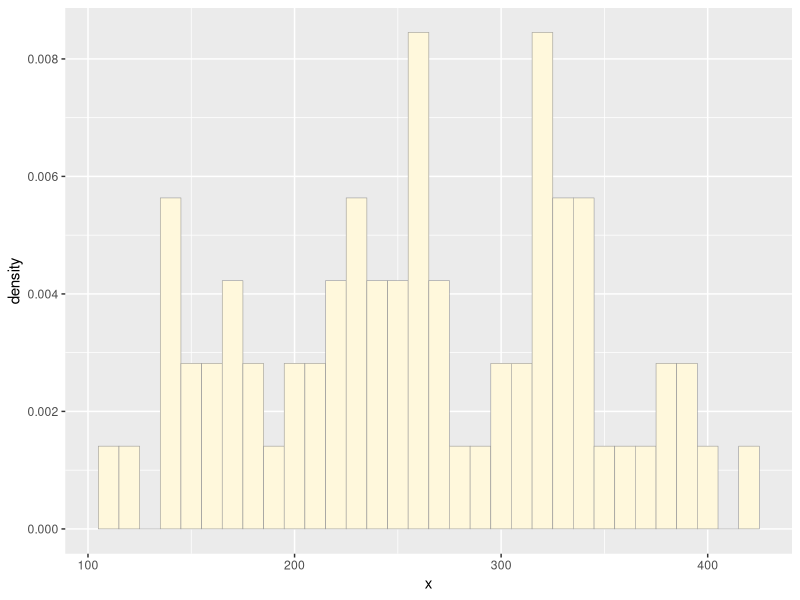
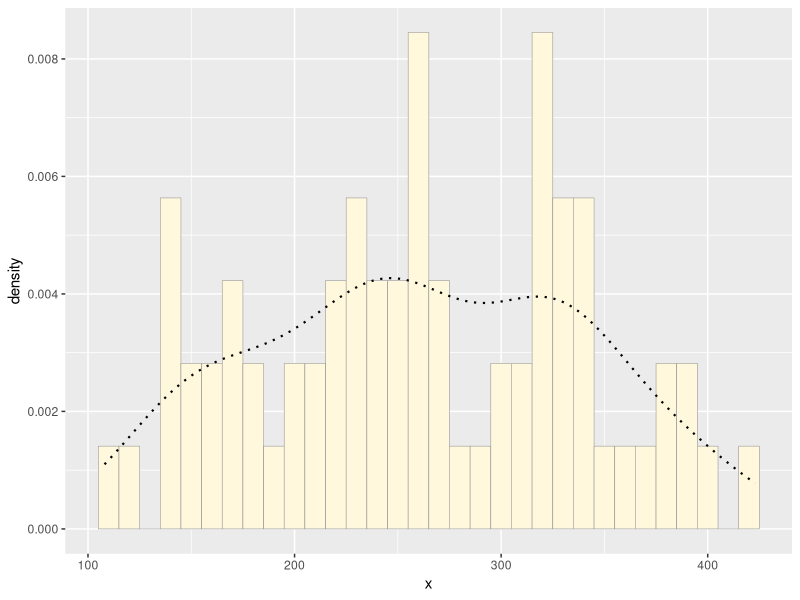
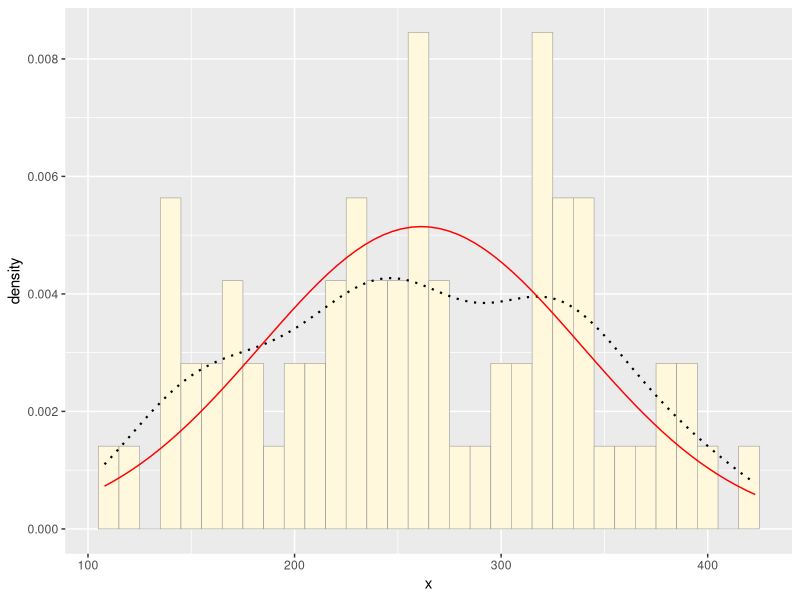
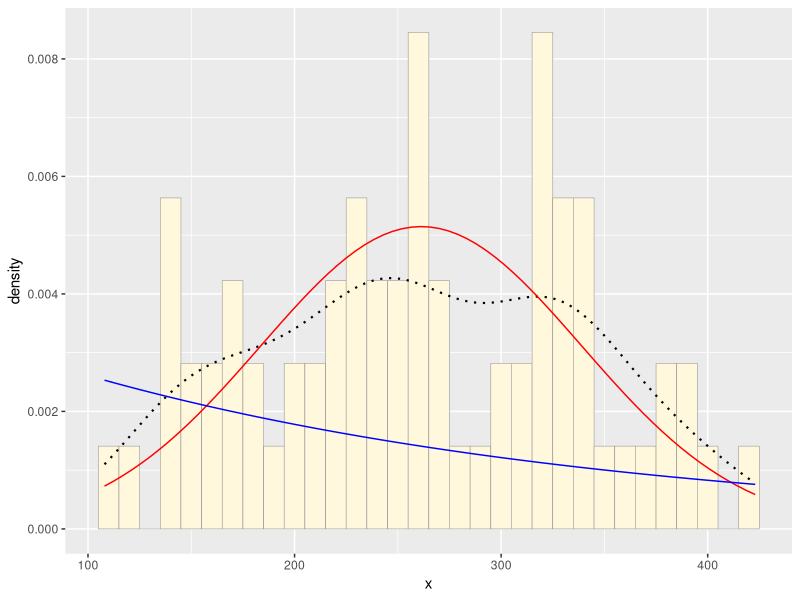
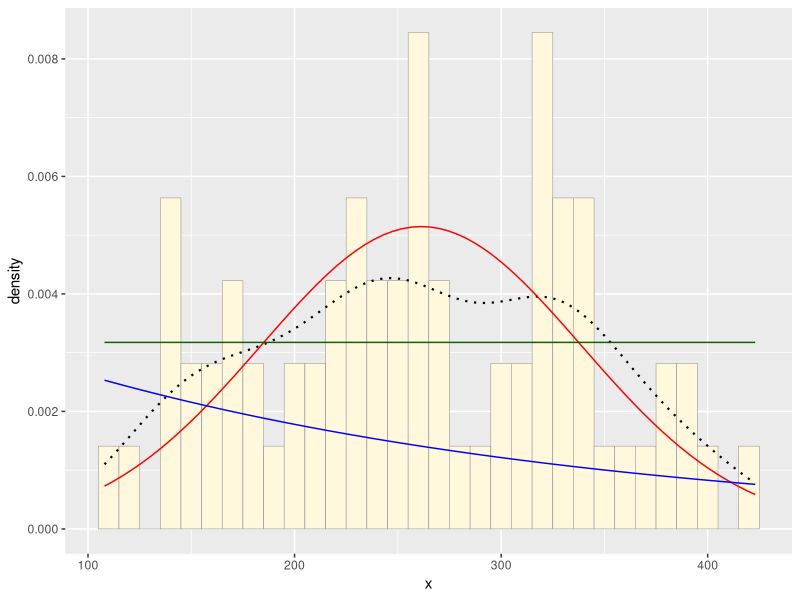
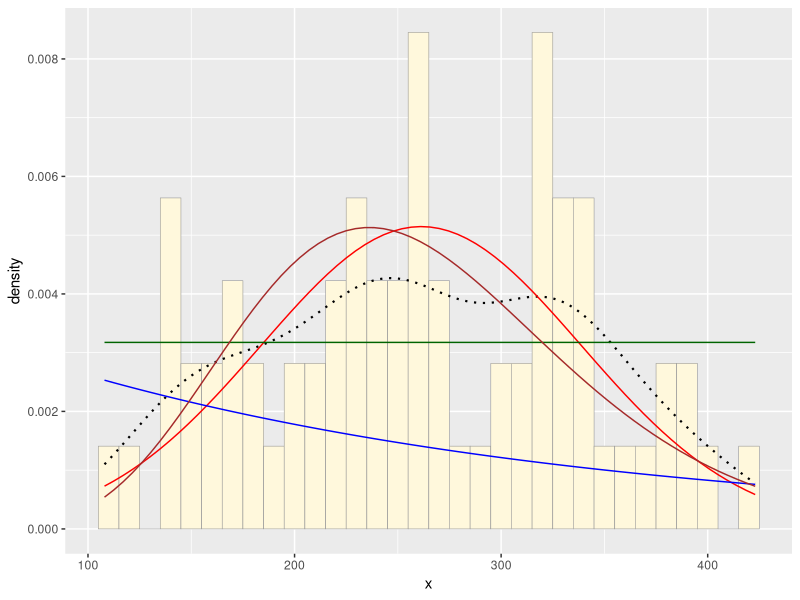
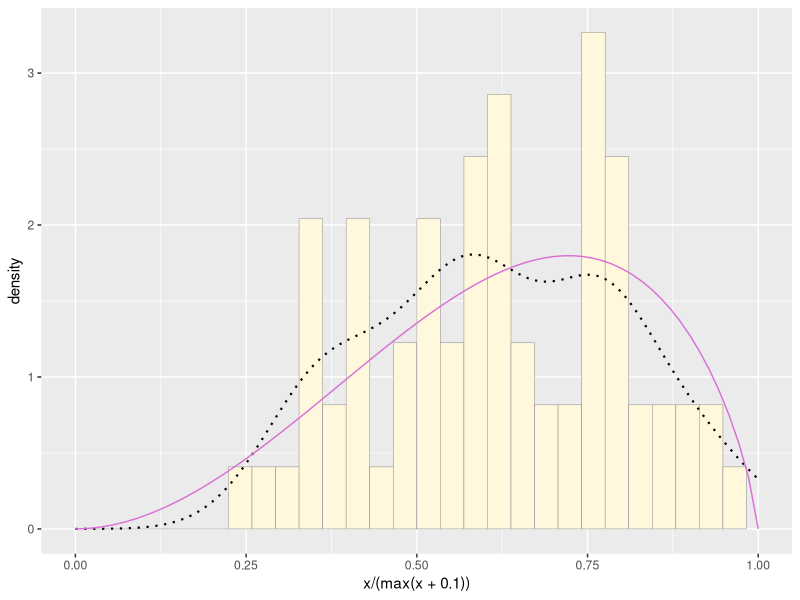
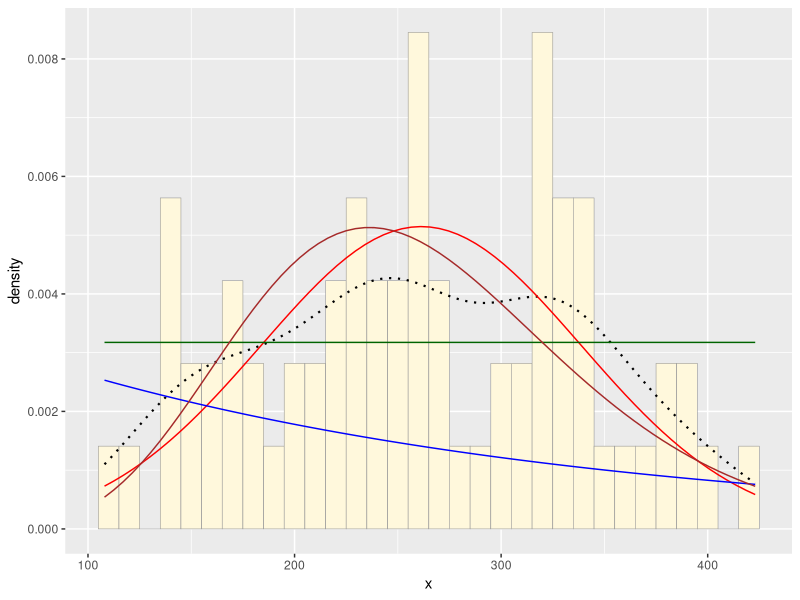

Source code (R) for these figures, in order:
## ---- chunk 1
knitr::opts_chunk$set(echo = TRUE)

## iris$Petal.Length
## chickwts$weight
## cabbages$HeadWt
## USCerreal$calories
## USCerreal$sugars

## ---- chunk 2
library(ggplot2) # for graphics
library(MASS) # for maximum likelihood estimation
## ---- chunk 3

df <- data.frame(x = chickwts$weight)

summary(df$x)

## ---- chunk 4
p1 <- ggplot(data=df, aes(x=x, y=after_stat(density))) +
  geom_histogram(color="grey60",fill="cornsilk",size=0.2, binwidth = 10) 
print(p1)
## ---- chunk 5
p2 <-  p1 +  geom_density(linetype="dotted",size=0.75)
print(p2)
## ---- chunk 6
normPars <- fitdistr(df$x,"normal")
print(normPars)
str(normPars)
normPars$estimate["mean"] # note structure of getting a named attribute

## ---- chunk 7

meanML <- normPars$estimate["mean"]
sdML <- normPars$estimate["sd"]

xval <- seq(min(df$x),max(df$x),len=length(df$x))

stat1 <- stat_function(aes(x = xval, y = ..y..), fun = dnorm, colour="red", n = length(df$x), args = list(mean = meanML, sd = sdML))
p2 + stat1
## ---- chunk 8
expoPars <- fitdistr(df$x,"exponential")
rateML <- expoPars$estimate["rate"]

stat2 <- stat_function(aes(x = xval, y = ..y..), fun = dexp, colour="blue", n = length(df$x), args = list(rate=rateML))
p2 + stat1 + stat2
## ---- chunk 9
stat3 <- stat_function(aes(x = xval, y = ..y..), fun = dunif, colour="darkgreen", n = length(df$x), args = list(min=min(df$x), max=max(df$x)))
p2 + stat1 + stat2 + stat3
## ---- chunk 10
gammaPars <- fitdistr(df$x,"gamma")
shapeML <- gammaPars$estimate["shape"]
rateML <- gammaPars$estimate["rate"]

stat4 <- stat_function(aes(x = xval, y = ..y..), fun = dgamma, colour="brown", n = length(df$x), args = list(shape=shapeML, rate=rateML))
p2 + stat1 + stat2 + stat3 + stat4
## ---- chunk 11

pSpecial <- ggplot(data=df, aes(x=x/(max(x + 0.1)), y=..density..)) +
  geom_histogram(color="grey60",fill="cornsilk",size=0.2) + 
  xlim(c(0,1)) +
  geom_density(size=0.75,linetype="dotted")

betaPars <- fitdistr(x=df$x/max(df$x + 0.1),start=list(shape1=1,shape2=2),"beta")
shape1ML <- betaPars$estimate["shape1"]
shape2ML <- betaPars$estimate["shape2"]

statSpecial <- stat_function(aes(x = xval, y = ..y..), fun = dbeta, colour="orchid", n = length(df$x), args = list(shape1=shape1ML,shape2=shape2ML))
pSpecial + statSpecial
## ---- chunk 12

p2 + stat1 + stat2 + stat3 + stat4

## ---- chunk 13

set.seed(0)

new_df <- data.frame(new_x = rnorm(n=length(df$x), mean=meanML, sd=sdML))

new_range <- range(new_df$new_x)[2] - range(new_df$new_x)[1]

new_p <- ggplot(data=new_df, aes(x=new_x, y=after_stat(density))) +
  geom_histogram(color="grey60",fill="goldenrod1",size=0.2, binwidth=10) +
  geom_density(linetype="dotted",size=0.75) +
  scale_y_continuous(limits=c(0,0.0125)) +
  labs(title="Simulated Data")

old_p <- p2 +
  scale_y_continuous(limits=c(0,0.0125)) +
  labs(title="Original Data")

old_range <- range(df$x)[2] - range(df$x)[1]


cowplot::plot_grid(new_p, old_p, axis="b",
                   rel_widths = c(new_range, old_range))

